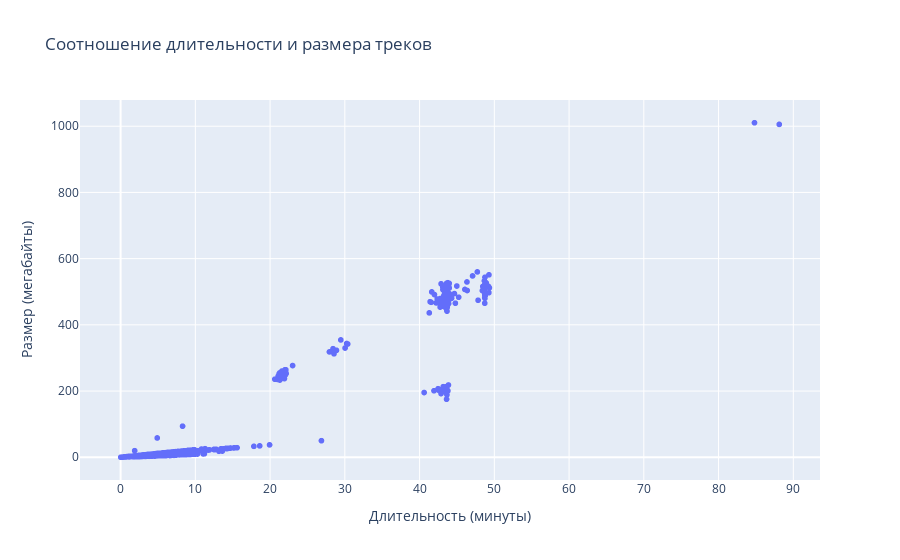

The code cell stored with this chart in its notebook:
### Code cell
fig

### Figure 1 — Plotly figure (JSON) as saved in the notebook; plotly's stock layout.template omitted (floating-point values rounded to 4 significant figures; data arrays with more than 128 entries replaced by an {"elided": "..."} marker saying what was removed)
{"data": [{"hovertemplate": "Длительность (минуты)=%{x}<br>Размер (мегабайты)=%{y}<extra></extra>", "legendgroup": "", "marker": {"color": "#636efa", "symbol": "circle"}, "mode": "markers", "name": "", "showlegend": false, "type": "scattergl", "x": {"elided": "3503 float values"}, "xaxis": "x", "y": {"elided": "3503 float values"}, "yaxis": "y"}], "layout": {"legend": {"tracegroupgap": 0}, "title": {"text": "Соотношение длительности и размера треков"}, "xaxis": {"anchor": "y", "domain": [0, 1], "title": {"text": "Длительность (минуты)"}}, "yaxis": {"anchor": "x", "domain": [0, 1], "title": {"text": "Размер (мегабайты)"}}}}
